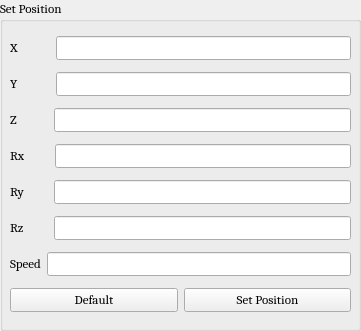
     <widget class="QGroupBox" name="groupBox_5">
      <property name="geometry">
       <rect>
        <x>820</x>
        <y>10</y>
        <width>361</width>
        <height>331</height>
       </rect>
      </property>
      <property name="font">
       <font>
        <family>Cambria</family>
        <pointsize>10</pointsize>
        <weight>50</weight>
        <bold>false</bold>
       </font>
      </property>
      <property name="title">
       <string>Set Position</string>
      </property>
      <widget class="QWidget" name="verticalLayoutWidget_3">
       <property name="geometry">
        <rect>
         <x>10</x>
         <y>30</y>
         <width>341</width>
         <height>291</height>
        </rect>
       </property>
       <property name="font">
        <font>
         <family>Cambria</family>
         <pointsize>10</pointsize>
         <weight>50</weight>
         <bold>false</bold>
        </font>
       </property>
       <layout class="QVBoxLayout" name="verticalLayout_3">
        <item>
         <layout class="QHBoxLayout" name="horizontalLayout_11" stretch="0,0">
          <property name="spacing">
           <number>37</number>
          </property>
          <property name="sizeConstraint">
           <enum>QLayout::SetDefaultConstraint</enum>
          </property>
          <item>
           <widget class="QLabel" name="X_label_7">
            <property name="sizePolicy">
             <sizepolicy hsizetype="Preferred" vsizetype="Preferred">
              <horstretch>0</horstretch>
              <verstretch>0</verstretch>
             </sizepolicy>
            </property>
            <property name="font">
             <font>
              <family>Cambria</family>
              <pointsize>10</pointsize>
              <weight>50</weight>
              <bold>false</bold>
             </font>
            </property>
            <property name="text">
             <string>X</string>
            </property>
           </widget>
          </item>
          <item>
           <widget class="QLineEdit" name="setX_line">
            <property name="enabled">
             <bool>true</bool>
            </property>
            <property name="font">
             <font>
              <family>Cambria</family>
              <pointsize>10</pointsize>
              <weight>50</weight>
              <bold>false</bold>
             </font>
            </property>
            <property name="text">
             <string/>
            </property>
           </widget>
          </item>
         </layout>
        </item>
        <item>
         <layout class="QHBoxLayout" name="horizontalLayout_12" stretch="0,0">
          <property name="spacing">
           <number>37</number>
          </property>
          <property name="sizeConstraint">
           <enum>QLayout::SetDefaultConstraint</enum>
          </property>
          <item>
           <widget class="QLabel" name="X_label_8">
            <property name="sizePolicy">
             <sizepolicy hsizetype="Preferred" vsizetype="Preferred">
              <horstretch>0</horstretch>
              <verstretch>0</verstretch>
             </sizepolicy>
            </property>
            <property name="font">
             <font>
              <family>Cambria</family>
              <pointsize>10</pointsize>
              <weight>50</weight>
              <bold>false</bold>
             </font>
            </property>
            <property name="text">
             <string>Y</string>
            </property>
           </widget>
          </item>
          <item>
           <widget class="QLineEdit" name="setY_line">
            <property name="enabled">
             <bool>true</bool>
            </property>
            <property name="font">
             <font>
              <family>Cambria</family>
              <pointsize>10</pointsize>
              <weight>50</weight>
              <bold>false</bold>
             </font>
            </property>
            <property name="text">
             <string/>
            </property>
           </widget>
          </item>
         </layout>
        </item>
        <item>
         <layout class="QHBoxLayout" name="horizontalLayout_13" stretch="0,0">
          <property name="spacing">
           <number>37</number>
          </property>
          <property name="sizeConstraint">
           <enum>QLayout::SetDefaultConstraint</enum>
          </property>
          <item>
           <widget class="QLabel" name="X_label_9">
            <property name="sizePolicy">
             <sizepolicy hsizetype="Preferred" vsizetype="Preferred">
              <horstretch>0</horstretch>
              <verstretch>0</verstretch>
             </sizepolicy>
            </property>
            <property name="font">
             <font>
              <family>Cambria</family>
              <pointsize>10</pointsize>
              <weight>50</weight>
              <bold>false</bold>
             </font>
            </property>
            <property name="text">
             <string>Z</string>
            </property>
           </widget>
          </item>
          <item>
           <widget class="QLineEdit" name="setZ_line">
            <property name="enabled">
             <bool>true</bool>
            </property>
            <property name="font">
             <font>
              <family>Cambria</family>
              <pointsize>10</pointsize>
              <weight>50</weight>
              <bold>false</bold>
             </font>
            </property>
            <property name="text">
             <string/>
            </property>
           </widget>
          </item>
         </layout>
        </item>
        <item>
         <layout class="QHBoxLayout" name="horizontalLayout_14" stretch="0,0">
          <property name="spacing">
           <number>29</number>
          </property>
          <property name="sizeConstraint">
           <enum>QLayout::SetDefaultConstraint</enum>
          </property>
          <item>
           <widget class="QLabel" name="X_label_10">
            <property name="sizePolicy">
             <sizepolicy hsizetype="Preferred" vsizetype="Preferred">
              <horstretch>0</horstretch>
              <verstretch>0</verstretch>
             </sizepolicy>
            </property>
            <property name="font">
             <font>
              <family>Cambria</family>
              <pointsize>10</pointsize>
              <weight>50</weight>
              <bold>false</bold>
             </font>
            </property>
            <property name="text">
             <string>Rx</string>
            </property>
           </widget>
          </item>
          <item>
           <widget class="QLineEdit" name="setRx_line">
            <property name="enabled">
             <bool>true</bool>
            </property>
            <property name="font">
             <font>
              <family>Cambria</family>
              <pointsize>10</pointsize>
              <weight>50</weight>
              <bold>false</bold>
             </font>
            </property>
            <property name="text">
             <string/>
            </property>
           </widget>
          </item>
         </layout>
        </item>
        <item>
         <layout class="QHBoxLayout" name="horizontalLayout_15" stretch="0,0">
          <property name="spacing">
           <number>29</number>
          </property>
          <property name="sizeConstraint">
           <enum>QLayout::SetDefaultConstraint</enum>
          </property>
          <item>
           <widget class="QLabel" name="X_label_11">
            <property name="sizePolicy">
             <sizepolicy hsizetype="Preferred" vsizetype="Preferred">
              <horstretch>0</horstretch>
              <verstretch>0</verstretch>
             </sizepolicy>
            </property>
            <property name="font">
             <font>
              <family>Cambria</family>
              <pointsize>10</pointsize>
              <weight>50</weight>
              <bold>false</bold>
             </font>
            </property>
            <property name="text">
             <string>Ry</string>
            </property>
           </widget>
          </item>
          <item>
           <widget class="QLineEdit" name="setRy_line">
            <property name="enabled">
             <bool>true</bool>
            </property>
            <property name="font">
             <font>
              <family>Cambria</family>
              <pointsize>10</pointsize>
              <weight>50</weight>
              <bold>false</bold>
             </font>
            </property>
            <property name="text">
             <string/>
            </property>
           </widget>
          </item>
         </layout>
        </item>
        <item>
         <layout class="QHBoxLayout" name="horizontalLayout_16" stretch="0,0">
          <property name="spacing">
           <number>30</number>
          </property>
          <property name="sizeConstraint">
           <enum>QLayout::SetDefaultConstraint</enum>
          </property>
          <item>
           <widget class="QLabel" name="X_label_12">
            <property name="sizePolicy">
             <sizepolicy hsizetype="Preferred" vsizetype="Preferred">
              <horstretch>0</horstretch>
              <verstretch>0</verstretch>
             </sizepolicy>
            </property>
            <property name="font">
             <font>
              <family>Cambria</family>
              <pointsize>10</pointsize>
              <weight>50</weight>
              <bold>false</bold>
             </font>
            </property>
            <property name="text">
             <string>Rz</string>
            </property>
           </widget>
          </item>
          <item>
           <widget class="QLineEdit" name="setRz_line">
            <property name="enabled">
             <bool>true</bool>
            </property>
            <property name="font">
             <font>
              <family>Cambria</family>
              <pointsize>10</pointsize>
              <weight>50</weight>
              <bold>false</bold>
             </font>
            </property>
            <property name="text">
             <string/>
            </property>
           </widget>
          </item>
         </layout>
        </item>
        <item>
         <layout class="QHBoxLayout" name="horizontalLayout_17">
          <item>
           <widget class="QLabel" name="label">
            <property name="font">
             <font>
              <family>Cambria</family>
              <pointsize>10</pointsize>
              <weight>50</weight>
              <bold>false</bold>
             </font>
            </property>
            <property name="text">
             <string>Speed</string>
            </property>
           </widget>
          </item>
          <item>
           <widget class="QLineEdit" name="setSpeed_line">
            <property name="font">
             <font>
              <family>Cambria</family>
              <pointsize>10</pointsize>
              <weight>50</weight>
              <bold>false</bold>
             </font>
            </property>
           </widget>
          </item>
         </layout>
        </item>
        <item>
         <layout class="QHBoxLayout" name="horizontalLayout_18">
          <item>
           <widget class="QPushButton" name="setDefault_btn">
            <property name="font">
             <font>
              <family>Cambria</family>
              <pointsize>10</pointsize>
              <weight>50</weight>
              <bold>false</bold>
             </font>
            </property>
            <property name="text">
             <string>Default</string>
            </property>
           </widget>
          </item>
          <item>
           <widget class="QPushButton" name="setPos_btn">
            <property name="font">
             <font>
              <family>Cambria</family>
              <pointsize>10</pointsize>
              <weight>50</weight>
              <bold>false</bold>
             </font>
            </property>
            <property name="text">
             <string>Set Position</string>
            </property>
           </widget>
          </item>
         </layout>
        </item>
       </layout>
      </widget>
     </widget>
